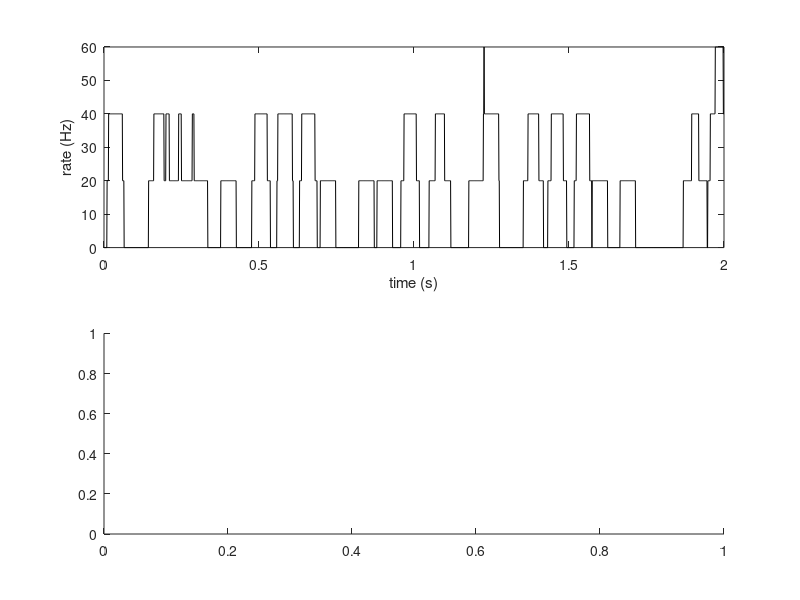

Here is the MATLAB script that generated this plot: (Note: this script raises an error after producing the figure.)
%% Warm-up 2 solution: cryptic code, made readable
% What the original does: simulates a 2 s spike train on a 1 ms grid,
% computes a firing-rate trace with a 50 ms boxcar, and shows the
% inter-spike-interval (ISI) distribution. Printed numbers: spike count,
% mean rate (Hz), mean ISI (s). Behavior is identical to the original
% (same operations in the same order on the same random draws).

cd(fileparts(fileparts(fileparts(mfilename('fullpath')))));  % repo root

rng(0);   % same seed as the original, so the printed numbers match exactly

%% parameters
dt_s = 0.001;                 % time step (was the magic number 0.001)
duration_s = 2;
spike_prob_per_bin = 0.015;   % ~15 Hz expected rate
boxcar_width_s = 0.05;        % 50 ms smoothing window

%% simulate a Bernoulli (approximately Poisson) spike train
time_s = 0:dt_s:duration_s;
spike_train = zeros(size(time_s));
spike_train(rand(size(time_s)) < spike_prob_per_bin) = 1;

%% firing-rate trace: boxcar-smoothed spike train, converted to Hz
boxcar_n_bins = round(boxcar_width_s / dt_s);
boxcar_kernel = ones(1, boxcar_n_bins) / boxcar_n_bins;
rate_hz = conv(spike_train, boxcar_kernel, 'same') / dt_s;

%% inter-spike intervals
spike_idx = find(spike_train);
isi_s = diff(spike_idx) * dt_s;

%% plot: rate trace on top, ISI histogram below
fig = figure('Color', 'w');
if isprop(fig, 'Theme'), fig.Theme = 'light'; end   % consistent colors on dark-mode MATLAB (R2025a+)
subplot(2, 1, 1);
plot(time_s, rate_hz, 'k');
xlim([0 duration_s]);
xlabel('time (s)');
ylabel('rate (Hz)');
subplot(2, 1, 2);
histogram(isi_s, 20);
xlabel('inter-spike interval (s)');
ylabel('count');

%% summary: n spikes, mean rate over the 2 s, mean ISI
fprintf('%d %.2f %.3f\n', numel(spike_idx), numel(spike_idx) / duration_s, ...
    mean(isi_s));

exportgraphics(gcf, fullfile('solutions', 'expected_figures', ...
    'module1_warmup2.png'), 'Resolution', 150);
